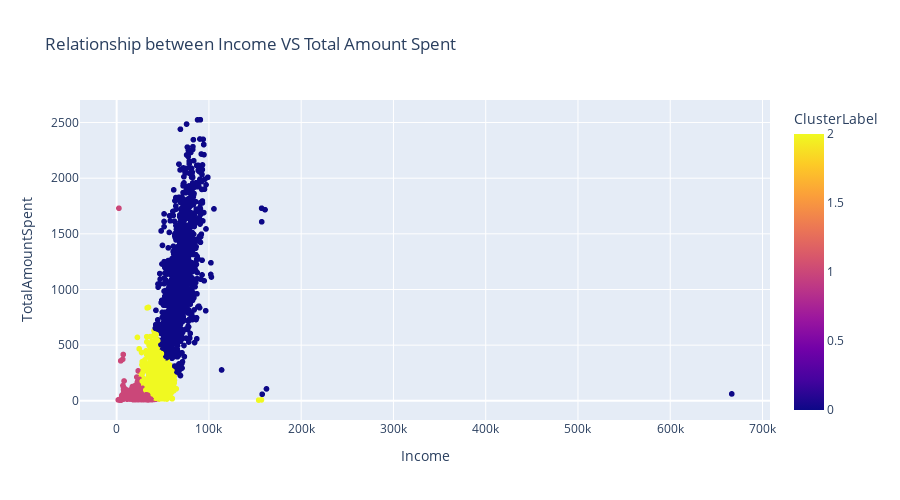

The cell this chart's notebook holds for it:
### Code cell
fig = px.scatter(
    data_frame=data,
    x = "Income",
    y= "TotalAmountSpent",
    title = "Relationship between Income VS Total Amount Spent",
    color = "ClusterLabel",
    height=500
)
fig.show()

### Figure 1 — Plotly figure (JSON) as saved in the notebook; plotly's stock layout.template omitted (floating-point values rounded to 4 significant figures; data arrays with more than 128 entries replaced by an {"elided": "..."} marker saying what was removed)
{"data": [{"hovertemplate": "Income=%{x}<br>TotalAmountSpent=%{y}<br>ClusterLabel=%{marker.color}<extra></extra>", "legendgroup": "", "marker": {"color": {"elided": "2240 int values"}, "coloraxis": "coloraxis", "symbol": "circle"}, "mode": "markers", "name": "", "showlegend": false, "type": "scattergl", "x": {"elided": "2240 float values"}, "xaxis": "x", "y": {"elided": "2240 int values"}, "yaxis": "y"}], "layout": {"coloraxis": {"colorbar": {"title": {"text": "ClusterLabel"}}, "colorscale": [[0, "#0d0887"], [0.1111, "#46039f"], [0.2222, "#7201a8"], [0.3333, "#9c179e"], [0.4444, "#bd3786"], [0.5556, "#d8576b"], [0.6667, "#ed7953"], [0.7778, "#fb9f3a"], [0.8889, "#fdca26"], [1, "#f0f921"]]}, "height": 500, "legend": {"tracegroupgap": 0}, "title": {"text": "Relationship between Income VS Total Amount Spent"}, "xaxis": {"anchor": "y", "domain": [0, 1], "title": {"text": "Income"}}, "yaxis": {"anchor": "x", "domain": [0, 1], "title": {"text": "TotalAmountSpent"}}}}
